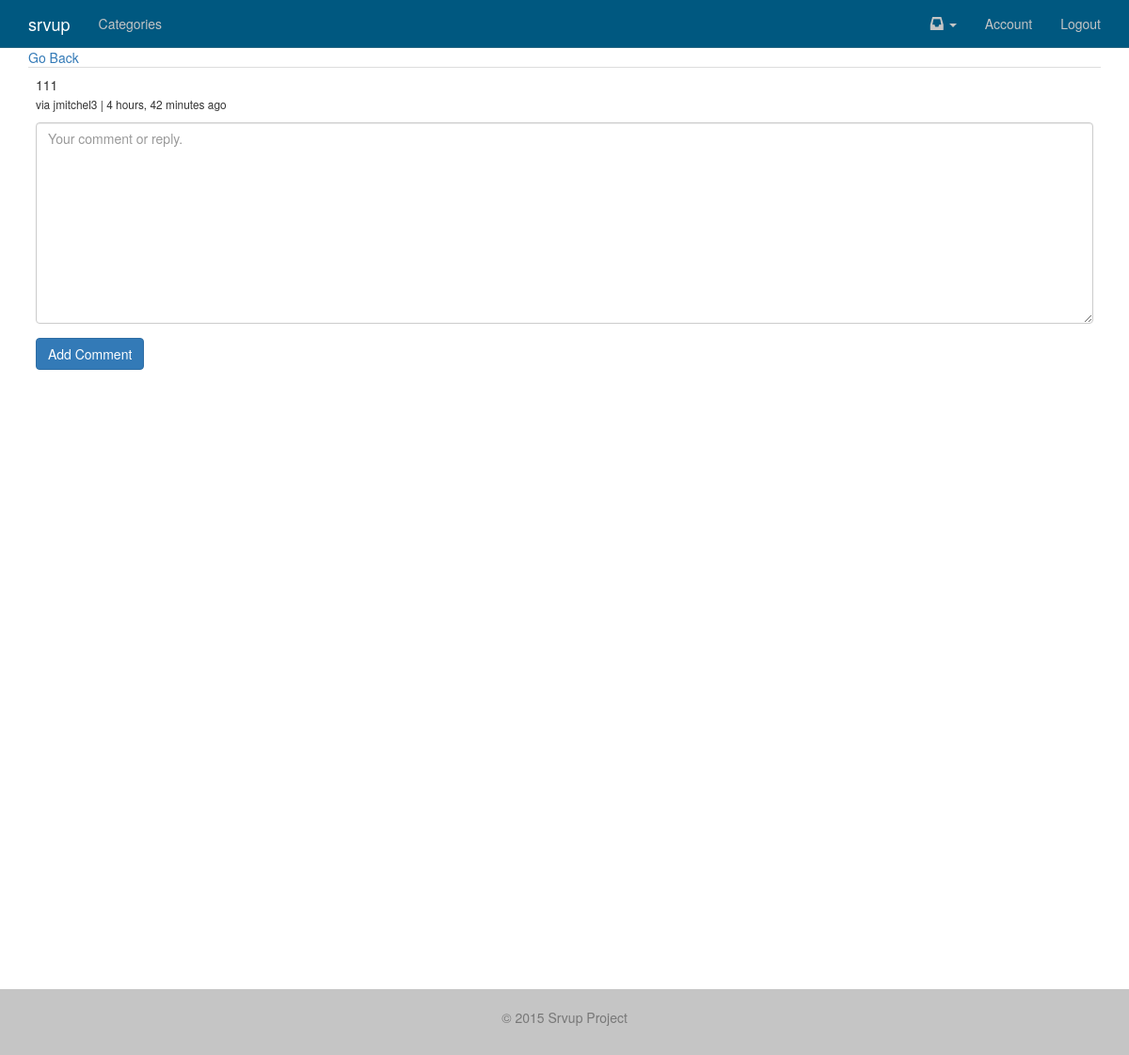
The page /comment/123 (signed in) on the database as committed earlier.
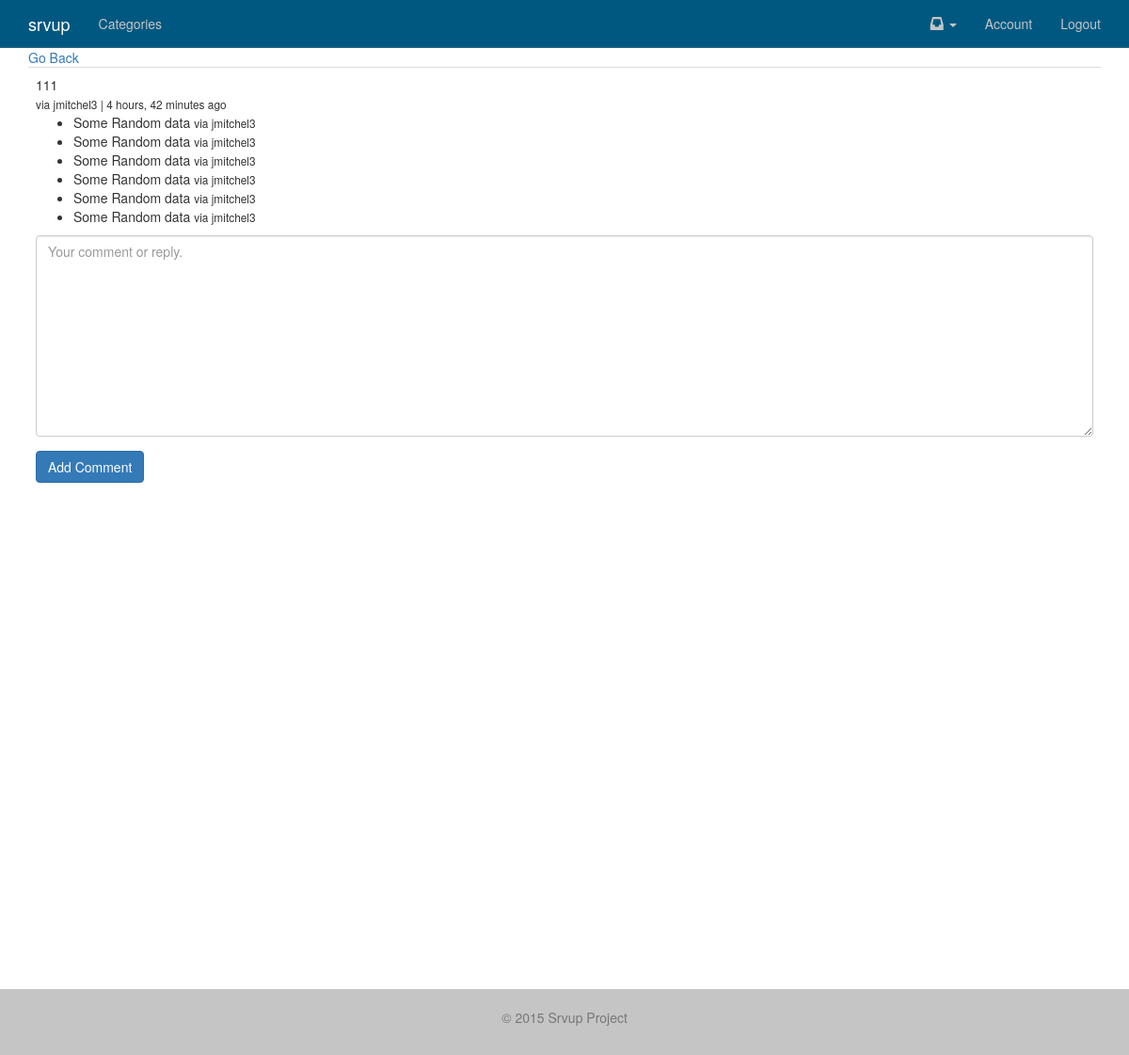
The same page on the database as committed later.
### comments/models.py (models this page shows, shortened)
class Comment(models.Model):
	user = models.ForeignKey(MyUser)
	parent = models.ForeignKey("self", null=True, blank=True)
	path = models.CharField(max_length=350)
	video = models.ForeignKey(Video, null=True, blank=True)
	text = models.TextField()
	updated = models.DateTimeField(auto_now=True, auto_now_add=False)
	timestamp = models.DateTimeField(auto_now=False, auto_now_add=True)
	active = models.BooleanField(default=True)
	objects = CommentManager()
	class Meta:
		ordering = ['-timestamp']
	@property
	def get_origin(self):
		return self.path
	@property
	def get_comment(self):
		return self.text
	@property
	def is_child(self):
		if self.parent is not None:
			return True
		else:
			return False
	def get_children(self):
		if self.is_child:
			return None
		else:
			return Comment.objects.filter(parent=self)

### accounts/models.py (models this page shows, shortened)
class MyUser(AbstractBaseUser):
	username = models.CharField(
	    max_length=255,
	    unique=True,
	)
	email = models.EmailField(
	    verbose_name='email address',
	    max_length=255,
	    unique=True,
	)
	first_name = models.CharField(
			max_length=120,
			null=True,
			blank=True,
			)
	last_name = models.CharField(
			max_length=120,
			null=True,
			blank=True,
			)
	is_member = models.BooleanField(default=False,
					verbose_name='Is Paid Member')
	is_active = models.BooleanField(default=True)
	is_admin = models.BooleanField(default=False)
	objects = MyUserManager()
	USERNAME_FIELD = 'username'
	REQUIRED_FIELDS = ['email']

### comments/views.py (the view)
# urls.py: url(r'^comment/(?P<id>\d+)$', 'comment_thread', name='comment_thread'),
@login_required
def comment_thread(request, id):
	comment = get_object_or_404(Comment, id=id)
	form = CommentForm()
	context = {
	"form": form,
	"comment": comment,
	}
	return render(request, "comments/comment_thread.html", context)

### comments/forms.py
class CommentForm(forms.Form):
	comment = forms.CharField(
		widget=forms.Textarea(attrs={"placeholder": "Your comment or reply."})
	)
	def __init__(self, data=None, files=None, **kwargs):
		super(CommentForm, self).__init__(data, files, kwargs)
		self.helper = FormHelper()
		self.helper.form_show_labels = False
		self.helper.add_input(Submit('submit', 'Add Comment', css_class='btn btn-primary',))

### comments/models.py (called while the page is built)
	def all(self):
		return super(CommentManager, self).filter(active=True).filter(parent=None)

### templates/comments/comment_thread.html (shortened to what this page needs)
{% extends "base.html" %}
{% load crispy_forms_tags %}
{% block content %}
<a href="{{ comment.get_origin }}">Go Back</a>
<table class='table'>
<tr><td>{{ comment.get_comment }}
<br/><small>via {{ comment.user }} | {{ comment.timestamp|timesince }} ago </small>
				{% if not comment.is_child %}
				<ul>
				{% for child in comment.get_children %}
				<li>{{ child.get_comment }}
				<small>via {{ child.user }}</small>
				</li>
				{% endfor %}
				</ul>
				<div>
				<form method="POST" action='{% url "comment_create" %}'>{% csrf_token %}
				{% crispy form form.helper %}
				</form>
				</div>
				{% endif %}
</td></tr>
</table>
{% endblock %}

### templates/base.html (shortened to what this page needs)
{% load staticfiles %}
<!DOCTYPE html>
<html lang="en">
  <head>
	<link rel="stylesheet" href="https://maxcdn.bootstrapcdn.com/bootstrap/3.3.1/css/bootstrap.min.css">
  <link rel="stylesheet" href="https://maxcdn.bootstrapcdn.com/font-awesome/4.2.0/css/font-awesome.min.css" />
  </head>
  <body>
  {% include 'navbar.html' %}
    <div class="container main-container">
    	{% block content %}
    	{% endblock %}
    </div>
    {% include 'footer.html' %}
  </body>
</html>

### templates/extra_head_info.html
{% load staticfiles %}

### templates/navbar.html (shortened to what this page needs)
    <nav class="navbar navbar-default navbar-static-top">
      <div class="container">
        <div class="navbar-header">
          <a class="navbar-brand" href="/">srvup</a>
        </div>
        <div id="navbar" class="navbar-collapse collapse">
          <ul class="nav navbar-nav">
            <li><a href="{% url 'projects' %}">Categories</a>
          </ul>
          <ul class="nav navbar-nav navbar-right">
          {% if user.is_authenticated %}
              <li class="dropdown">
              <a href="#" class="dropdown-toggle notification-toggle" data-toggle="dropdown" role="button" aria-expanded="false"><span class='glyphicon glyphicon-inbox' aria-hidden="true"></span> <span class="caret"></span></a>
            </li>
              <li><a href="{% url 'account_home' %}">Account</a></li>
              <li><a href="{% url 'logout' %}">Logout</a></li>
          {% else %}
                    {% if request.get_full_path == "/" %}
                    {% else %}
                    <li><a href="{% url 'register' %}">Join</a></li>
                        <li><a href="{% url 'login' %}">Login</a></li>
                    {% endif %}
        {% endif %}
          </ul>
        </div>
      </div>
    </nav>

### templates/footer.html
<footer class='footer'>
<div class='container'>
<p class='text-muted'>&copy; 2015 Srvup Project</p>
</div>
</footer>

### templates/javascript.html (shortened to what this page needs)
{% load staticfiles %}

Rows that differ between the two databases and show on the page:
added Comment: get_comment "Some Random data", user "jmitchel3"
added Comment: get_comment "Some Random data", user "jmitchel3"
added Comment: get_comment "Some Random data", user "jmitchel3"
added Comment: get_comment "Some Random data", user "jmitchel3"
added Comment: get_comment "Some Random data", user "jmitchel3"
added Comment: get_comment "Some Random data", user "jmitchel3"
